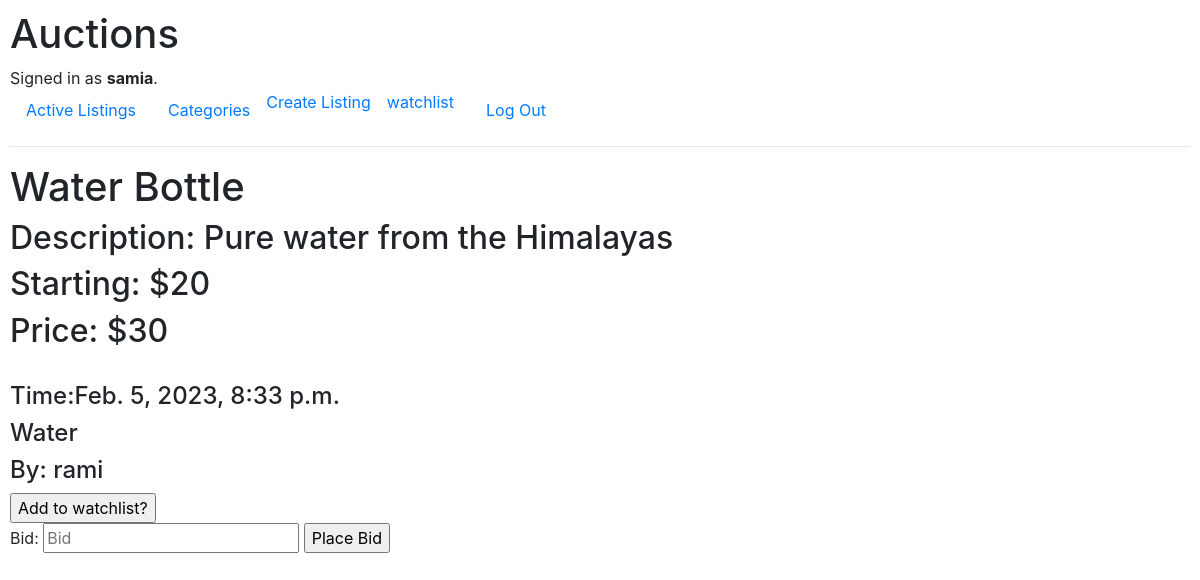
/listings/1 (signed in), run on the app's committed database.
### auctions/models.py (models this page shows, shortened)
class User(AbstractUser):
    pass

class Auction_Listing(models.Model):
    seller = models.ForeignKey(
        User, on_delete=models.CASCADE, related_name="listed_by")
    title = models.CharField(max_length=64)
    description = models.TextField(max_length=500)
    starting_bid = models.PositiveIntegerField()
    image = models.URLField(blank=True)
    time = models.DateTimeField(auto_now=True)
    category = models.CharField(max_length=64, default="Unspecified!")
    price = models.PositiveIntegerField()

### auctions/views.py (the view, shortened to what this page needs)
# urls.py: path("listings/<int:listing_id>", views.view_listing, name="view_listing"),
def view_listing(request, listing_id):
    watchlists = Watchlist.objects.filter(user_w=request.user)
    items = Auction_Listing.objects.filter(pk=listing_id)
    item_title = items[0].title
    item_description = items[0].description
    watch_titles = []
    watch_descriptions = []
    for watch in watchlists:
        watch_titles.append(watch.list_item.title)
        watch_descriptions.append(watch.list_item.description)
    exist = False
    if item_title in watch_titles and item_description in watch_descriptions:
        exist = True
    form = BidListing(request.POST or None)
    something = Auction_Listing.objects.get(pk=listing_id)
    return render(request, "auctions/view_listing.html", {
        "listing": something,
        "user_l": request.user,
        "form": form,
        "exist": exist
    })

### auctions/forms.py
class BidListing(forms.Form):
    bid = forms.IntegerField(
        min_value=0, widget=forms.TextInput(attrs={'placeholder': 'Bid'}))

### auctions/templates/auctions/view_listing.html (shortened to what this page needs)
{% extends "auctions/layout.html" %}
{%block body%}
<h1>{{listing.title}}</h1>
<h2>Description: {{listing.description}}</h2>
<h2>Starting: ${{listing.starting_bid}}</h2>
<h2>Price: ${{listing.price}}</h2>
<h4>Time:{{listing.time}}</h4>
<h4>{{listing.category}}</h4>
<h4>By: {{listing.seller}}</h4>
{% if user_l != listing.seller%}
{% if not exist%}
<form action="{%url 'view_listing' listing.id%}" method="POST">
    <input type="submit" value="Add to watchlist?" name="watchlist">
</form>
{%endif%}
<form action="{%url 'view_listing' listing.id%}" method="POST">
    {{form}}
    <input type="submit" value="Place Bid" name="place_bid">
</form>
{%else%}
<form action="{%url 'view_listing' listing.id%}" method="POST">
    {%csrf_token%}
    <input type="submit" value="Close" name="close">
</form>
{%endif%}
{%endblock%}

### auctions/templates/auctions/layout.html (shortened to what this page needs)
{% load static %}
<!DOCTYPE html>
<html lang="en">
<head>
    <link rel="stylesheet" href="https://stackpath.bootstrapcdn.com/bootstrap/4.4.1/css/bootstrap.min.css"
>
    <link href="{% static 'auctions/styles.css' %}" rel="stylesheet">
</head>
<body>
    <h1>Auctions</h1>
    <div>
        {% if user.is_authenticated %}
        Signed in as <strong>{{ user.username }}</strong>.
        {% else %}
        Not signed in.
        {% endif %}
    </div>
    <ul class="nav">
        <li class="nav-item">
            <a class="nav-link" href="{% url 'index' %}">Active Listings</a>
        </li>
        <li class="nav-item">
            <a class="nav-link" href="{% url 'category' %}">Categories</a>
        </li>
        {% if user.is_authenticated %}
        <li class="nav-item">
            <a class="nav-item" href="{%url 'add'%}">Create Listing</a>
        </li>
        <li class="nav-item">
            <a class="nav-item ml-3 mr-3" href="{%url 'watchlist'%}">watchlist</a>
        </li>
        <li class="nav-item">
            <a class="nav-link" href="{% url 'logout' %}">Log Out</a>
        </li>
        {% endif %}
    </ul>
    <hr>
    {% block body %}
    {% endblock %}
</body>
</html>

### auctions/static/auctions/styles.css (style rules this page uses)
body { padding: 10px; }

### data on the page
User: username "samia"
Auction_Listing: title "Water Bottle", description "Pure water from the Himalayas", starting_bid "20", price "30", time "Feb. 5, 2023, 8:33 p.m.", category "Water", seller "rami"
